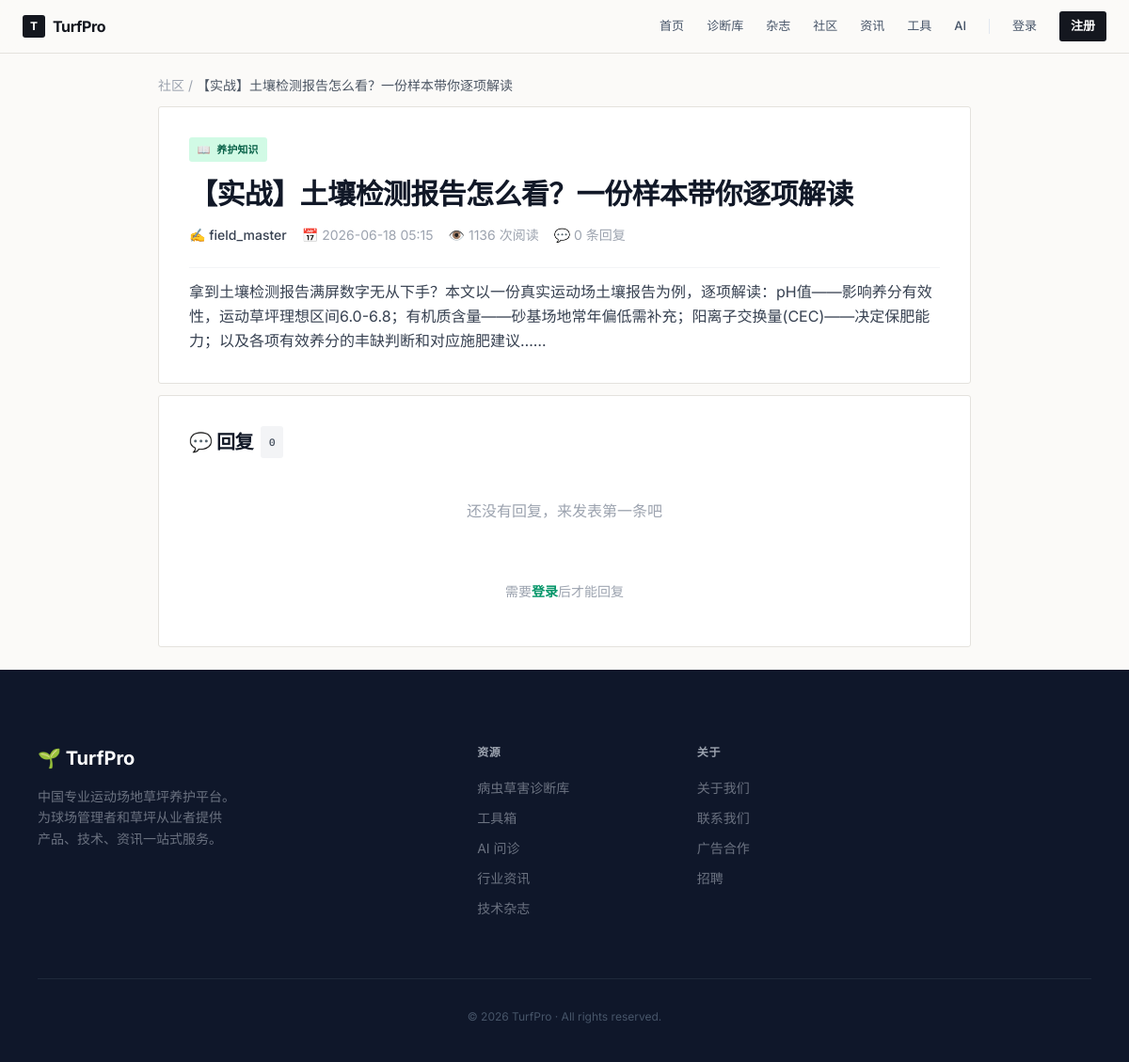
/post/6, run on an earlier commit of the app's database.
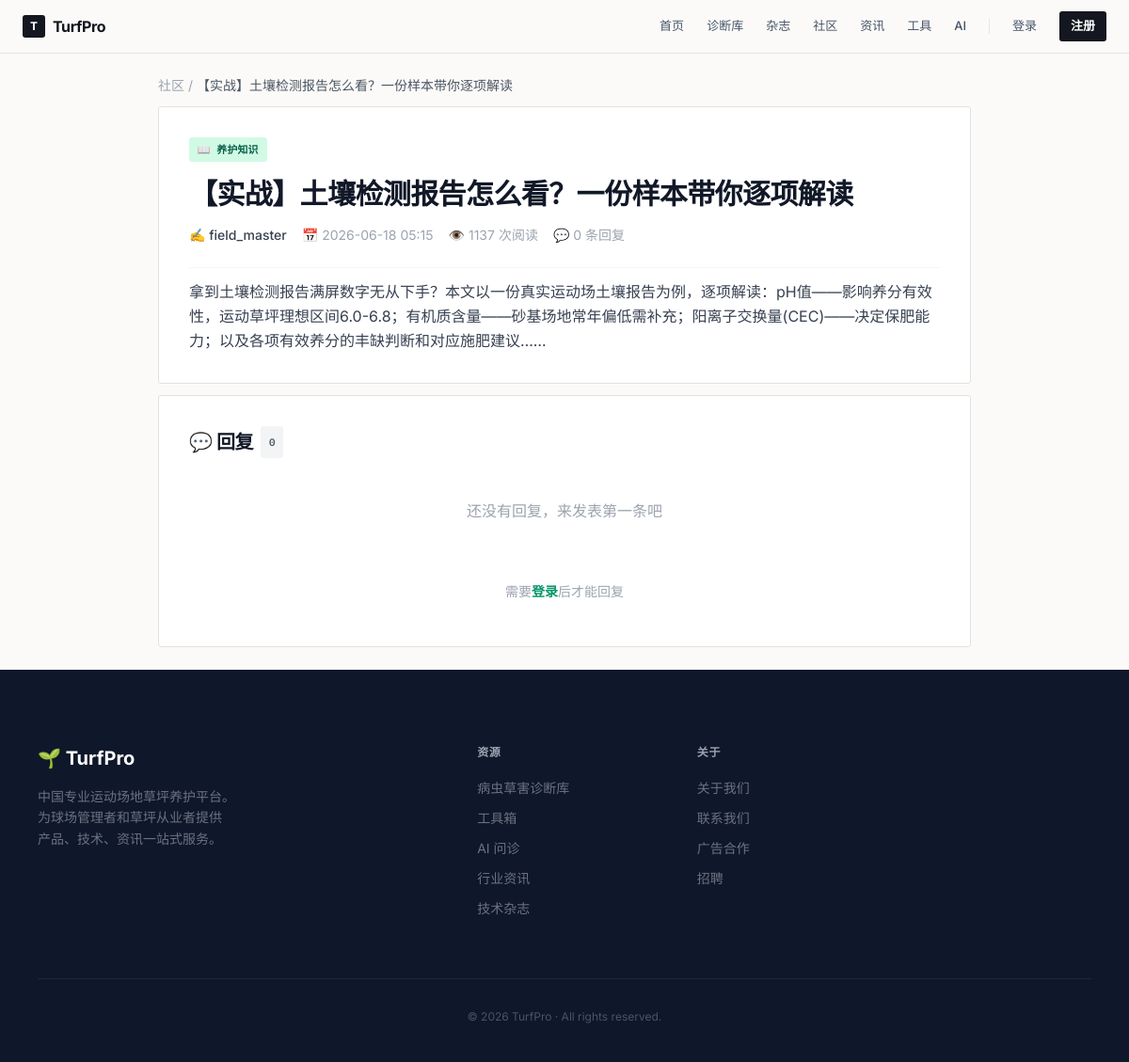
And on a later commit of the database.
### models.py (models this page shows, shortened)
class Post(db.Model):
    id = db.Column(db.Integer, primary_key=True)
    title = db.Column(db.String(200), nullable=False)
    content = db.Column(db.Text, nullable=False)
    image_url = db.Column(db.String(500))
    views = db.Column(db.Integer, default=0)
    is_pinned = db.Column(db.Boolean, default=False)
    is_article = db.Column(db.Boolean, default=False)
    created_at = db.Column(db.DateTime, default=datetime.utcnow)
    updated_at = db.Column(db.DateTime, default=datetime.utcnow, onupdate=datetime.utcnow)
    user_id = db.Column(db.Integer, db.ForeignKey('user.id'), nullable=False)
    category_id = db.Column(db.Integer, db.ForeignKey('category.id'), nullable=False)
    replies = db.relationship('Reply', backref='post', lazy=True, cascade='all,delete-orphan')

class Category(db.Model):
    id = db.Column(db.Integer, primary_key=True)
    name = db.Column(db.String(100), nullable=False)
    slug = db.Column(db.String(100), unique=True, nullable=False)
    description = db.Column(db.Text)
    icon = db.Column(db.String(50))
    display_order = db.Column(db.Integer, default=0)
    subcategories = db.relationship('ProductCategory', backref='main_cat', lazy=True)
    posts = db.relationship('Post', backref='category', lazy=True)

class User(UserMixin, db.Model):
    id = db.Column(db.Integer, primary_key=True)
    username = db.Column(db.String(80), unique=True, nullable=False)
    email = db.Column(db.String(120), unique=True, nullable=False)
    password_hash = db.Column(db.String(200), nullable=False)
    phone = db.Column(db.String(20))
    company = db.Column(db.String(200))
    is_admin = db.Column(db.Boolean, default=False)
    created_at = db.Column(db.DateTime, default=datetime.utcnow)
    posts = db.relationship('Post', backref='author', lazy=True)
    orders = db.relationship('Order', backref='user', lazy=True)
    reviews = db.relationship('Review', backref='user', lazy=True)

### routes.py (the view)
@main.route('/post/<int:id>')
def post_detail(id):
    post = Post.query.get_or_404(id); post.views += 1; db.session.commit()
    return render_template('post.html', post=post, replies=Reply.query.filter_by(post_id=id).order_by(Reply.created_at).all())

### routes.py (called while the page is built)
@main.context_processor
def inject_globals():
    return dict(categories=Category.query.order_by(Category.display_order).all(), current_year=datetime.now().year)

### templates/post.html (shortened to what this page needs)
{% extends "base.html" %}{% block title %}{{ post.title }} - TurfPro{% endblock %}{% block content %}
<div class="max-w-4xl mx-auto px-4 py-6 reveal">
    <nav class="text-sm text-gray-400 mb-3"><a href="/forum" class="hover:text-emerald-600">社区</a> / <span class="text-gray-600">{{ post.title|truncate(25) }}</span></nav>
    <div class="card p-8 mb-3">
        <div class="flex flex-wrap items-center gap-2 text-sm text-gray-500 mb-4">
            <span class="badge bg-emerald-100 text-emerald-800">{{ post.category.icon }} {{ post.category.name }}</span>
        </div>
        <h1 class="text-3xl font-bold text-gray-900 mb-4">{{ post.title }}</h1>
        <div class="flex flex-wrap items-center gap-4 text-sm text-gray-400 mb-3 pb-6 border-b border-gray-100">
            <span class="font-medium text-gray-700">✍️ {{ post.author.username }}</span>
            <span>📅 {{ post.created_at.strftime('%Y-%m-%d %H:%M') }}</span>
            <span>👁️ {{ post.views }} 次阅读</span>
            <span>💬 {{ replies|length }} 条回复</span>
        </div>
        <div class="text-gray-700 leading-relaxed whitespace-pre-wrap">{{ post.content }}</div>
    </div>
    <div class="card p-8">
        <h2 class="text-xl font-bold text-gray-900 mb-3 flex items-center gap-2">💬 回复 <span class="badge bg-gray-100 text-gray-600">{{ replies|length }}</span></h2>
        <div class="space-y-3 mb-4">
            {% for reply in replies %}
            <div class="border-b border-gray-50 pb-4 last:border-0">
                <div class="flex items-center gap-2 text-sm text-gray-400 mb-2">
                    <span class="font-medium text-gray-700">{{ reply.user.username }}</span>
                    <span>{{ reply.created_at.strftime('%m-%d %H:%M') }}</span>
                </div>
                <p class="text-gray-700 whitespace-pre-wrap text-sm">{{ reply.content }}</p>
            </div>
            {% else %}<p class="text-gray-400 text-center py-8">还没有回复，来发表第一条吧</p>{% endfor %}
        </div>
        {% if current_user.is_authenticated %}
        <form method="POST" action="/post/{{ post.id }}/reply" class="space-y-3">
            <textarea name="content" rows="3" class="input" placeholder="写下你的回复..." required></textarea>
            <button type="submit" class="btn btn-primary">发表回复</button>
        </form>
        {% else %}<p class="text-center text-sm text-gray-400 py-4">需要<a href="/login" class="text-emerald-600 font-semibold">登录</a>后才能回复</p>{% endif %}
    </div>
</div>
{% endblock %}

### templates/base.html (shortened to what this page needs)
<!DOCTYPE html>
<html lang="zh-CN">
<head>
    <script src="https://cdn.tailwindcss.com"></script>
</head>
<body class="text-ink antialiased" style="background:#fbfaf8">
    <nav class="nav-glass sticky top-0 z-50">
        <div class="max-w-7xl mx-auto px-6">
            <div class="flex justify-between items-center h-14">
                <a href="/" class="flex items-center gap-2">
                    <span class="inline-flex items-center justify-center w-6 h-6 bg-ink text-white text-xs font-bold" style="border-radius:3px">T</span>
                    <span class="font-bold text-base tracking-tight">TurfPro</span>
                </a>
                <div class="hidden md:flex items-center space-x-6">
                    <a href="/" class="text-[13px] font-medium text-slate-600 hover:text-ink">首页</a>
                    <a href="/diagnose" class="text-[13px] font-medium text-slate-600 hover:text-ink">诊断库</a>
                    <a href="/magazine" class="text-[13px] font-medium text-slate-600 hover:text-ink">杂志</a>
                    <a href="/forum" class="text-[13px] font-medium text-slate-600 hover:text-ink">社区</a>
                    <a href="/news" class="text-[13px] font-medium text-slate-600 hover:text-ink">资讯</a>
                    <a href="/tools" class="text-[13px] font-medium text-slate-600 hover:text-ink">工具</a>
                    <a href="/ai-assistant" class="text-[13px] font-medium text-slate-600 hover:text-ink">AI</a>
                    {% if current_user.is_authenticated %}
                    <a href="/profile" class="text-[13px] font-semibold text-ink">{{ current_user.username }}</a>
                    <a href="/logout" class="text-[13px] font-medium text-slate-400 hover:text-red-500">退出</a>
                    {% else %}
                    <a href="/login" class="text-[13px] font-medium text-slate-600 hover:text-ink">登录</a>
                    <a href="/register" class="text-[13px] font-semibold text-white bg-ink px-3 py-1.5" style="border-radius:3px">注册</a>
                    {% endif %}
                </div>
            </div>
        </div>
    </nav>
    {% block content %}{% endblock %}
    <footer class="bg-slate-900 text-gray-500 pt-20 pb-10">
        <div class="max-w-6xl mx-auto px-4">
            <div class="grid md:grid-cols-5 gap-12 mb-16">
                <div class="md:col-span-2">
                    <span class="text-white text-xl font-bold">🌱 TurfPro</span>
                    <p class="mt-4 text-sm leading-relaxed">中国专业运动场地草坪养护平台。<br>为球场管理者和草坪从业者提供<br>产品、技术、资讯一站式服务。</p>
                </div>
                <div><h4 class="text-gray-400 text-xs font-semibold tracking-wider uppercase mb-5">资源</h4>
                    <ul class="space-y-3 text-sm">
                        <li><a href="/diagnose" class="hover:text-white transition">病虫草害诊断库</a></li>
                        <li><a href="/tools" class="hover:text-white transition">工具箱</a></li>
                        <li><a href="/ai-assistant" class="hover:text-white transition">AI 问诊</a></li>
                        <li><a href="/news" class="hover:text-white transition">行业资讯</a></li>
                        <li><a href="/magazine" class="hover:text-white transition">技术杂志</a></li>
                </ul></div>
                <div><h4 class="text-gray-400 text-xs font-semibold tracking-wider uppercase mb-5">关于</h4>
                    <ul class="space-y-3 text-sm">
                        <li><a href="/about" class="hover:text-white transition">关于我们</a></li>
                        <li><a href="/contact" class="hover:text-white transition">联系我们</a></li>
                        <li><a href="/advertise" class="hover:text-white transition">广告合作</a></li>
                        <li><a href="/jobs" class="hover:text-white transition">招聘</a></li>
                </ul></div>
            </div>
            <div class="border-t border-slate-800 pt-8 text-center text-xs text-slate-600">
                © {{ current_year }} TurfPro · All rights reserved.
            </div>
        </div>
    </footer>
</body>
</html>

### templates/base.html (style rules this page uses)
:root { --ink: #14171f; --grass: #1f6b3b; --grass-700: #185530; --accent: #3ab564; --sand: #f3f1ee; --cream: #fbfaf8; --line: #e4e2dd; --r: 3px; }
* { border-color: var(--line); }
body { font-family: 'Inter','Noto Sans SC', system-ui, sans-serif; font-weight: 400; color: var(--ink); -webkit-font-smoothing: antialiased; }
h1,h2,h3,h4 { font-family: 'Inter','Noto Sans SC', system-ui, sans-serif; font-weight: 700; letter-spacing: -0.02em; }
.reveal { opacity: 0; transform: translateY(16px); transition: .5s cubic-bezier(.22,1,.36,1); }
.reveal.visible { opacity: 1; transform: translateY(0); }
.card { background:#fff; border-radius: var(--r); border:1px solid var(--line); transition: border-color .2s, box-shadow .2s; }
.badge { display:inline-flex; align-items:center; padding:.18rem .55rem; font-size:.68rem; font-weight:600; border-radius: var(--r); letter-spacing:.02em; font-family:'IBM Plex Mono',monospace; }
.nav-glass { background: rgba(251,250,248,.88); backdrop-filter: blur(12px); -webkit-backdrop-filter: blur(12px); border-bottom:1px solid var(--line); }
html { scroll-behavior: smooth; }

What changed in the data, as far as the page shows it:
changed Post "【实战】土壤检测报告怎么看？一份样本带你逐项解读": views "1136" → "1137"
